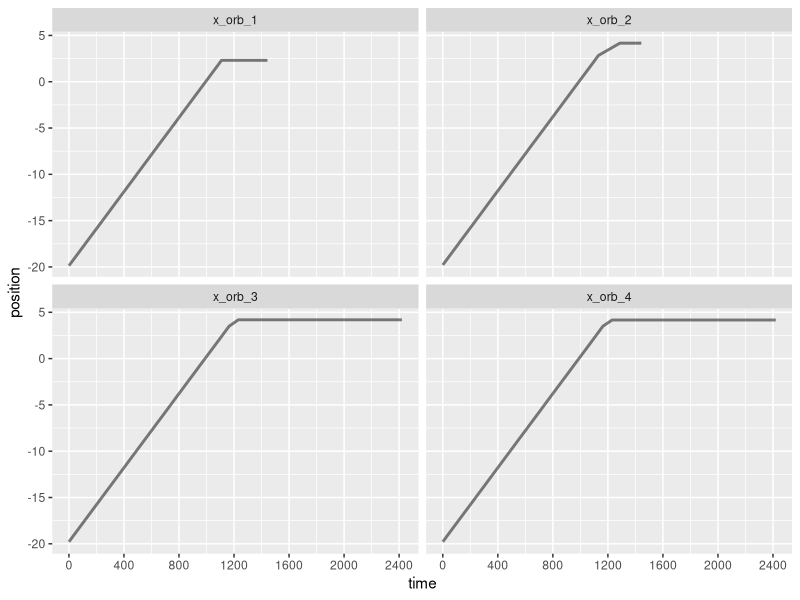
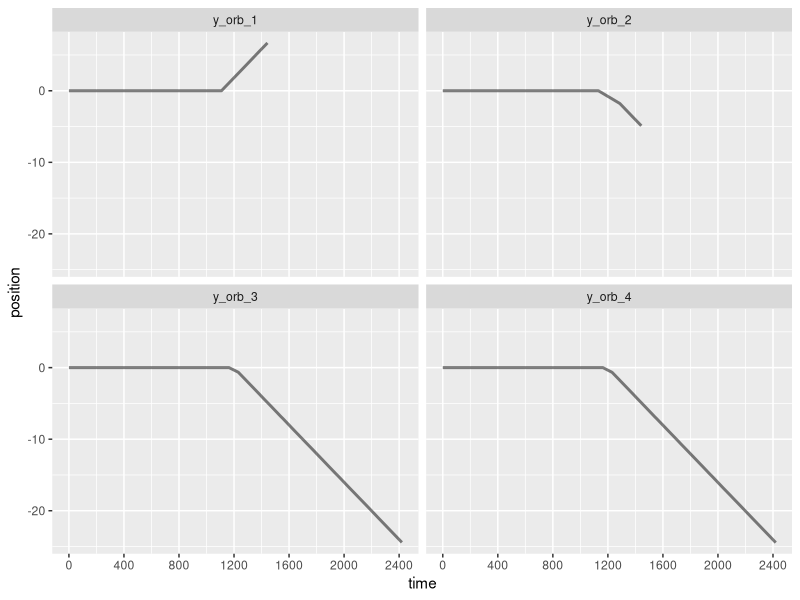
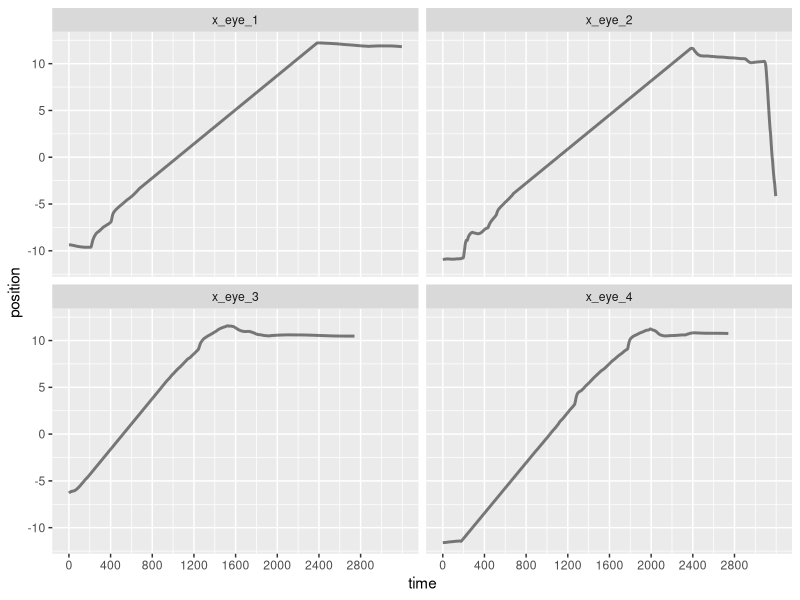
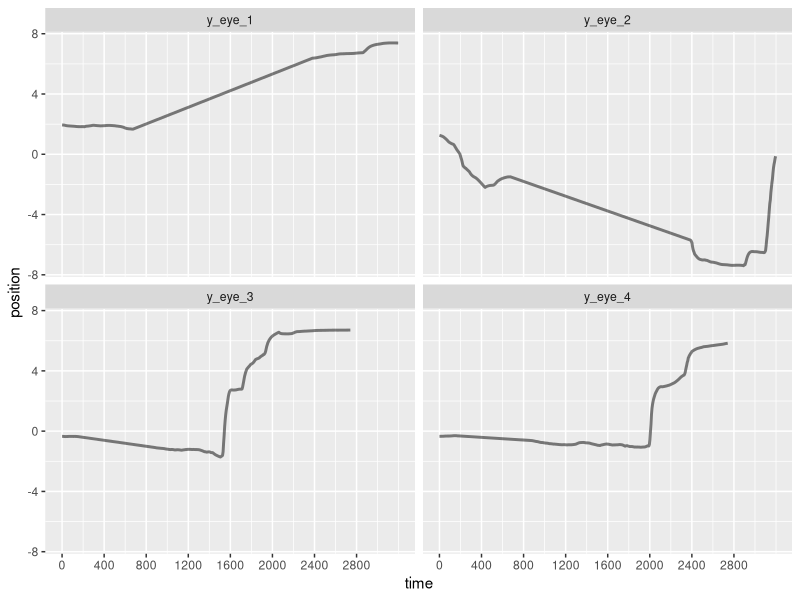
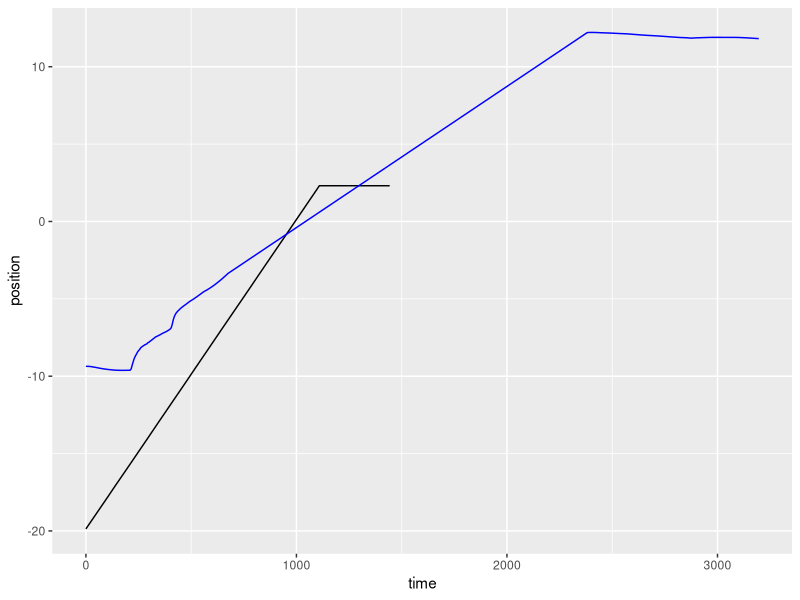
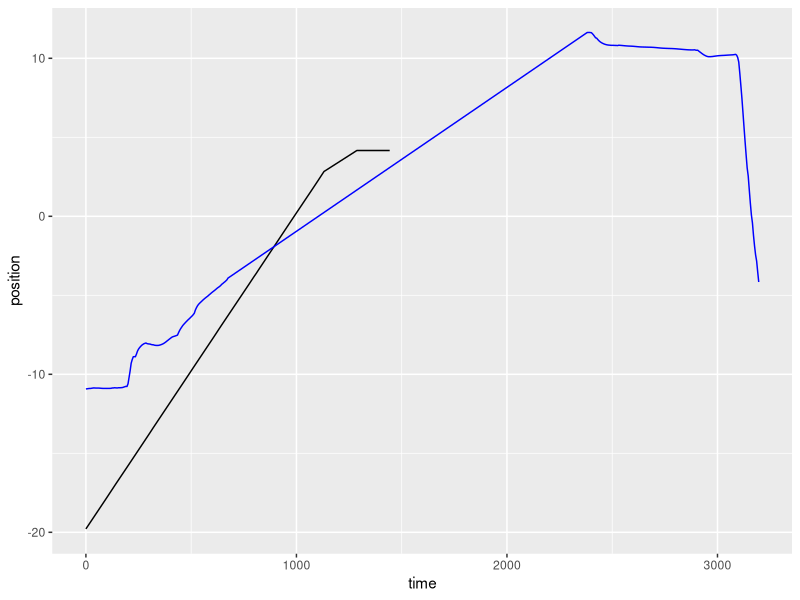
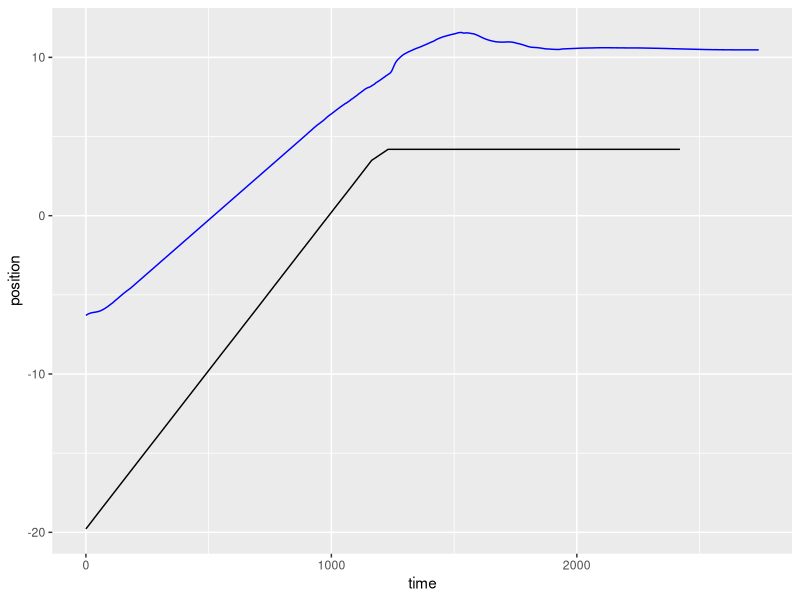
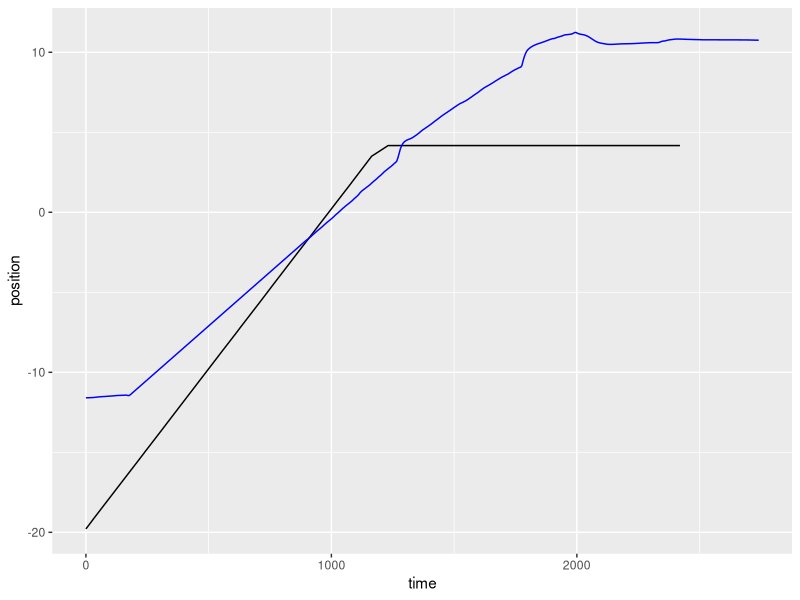

R code for these plots, in order:
## ---- chunk 1
knitr::opts_chunk$set(echo = FALSE)
library(ggplot2)
library(dplyr)
library(stringr)
library(gridExtra)
library(tidyverse)
## ---- chunk 2
# reading in orb paths, total of 4 trials
test1 <- read.csv("out1.csv")
test2 <- read.csv("out2.csv")
test3 <- read.csv("out3.csv")
test4 <- read.csv("out4.csv")

# cleaning time, NAs, and column names for all tests
test1 <- test1 %>%
  rename(time = time..milliseconds., x_orb = x, y_orb = y) %>%
  mutate(time = time - 1683838535169) %>%
  na.omit
test2 <- test2 %>%
  rename(time = time..milliseconds., x_orb = x, y_orb = y) %>%
  mutate(time = time - 1683838513081) %>%
  na.omit
test3 <- test3 %>%
  rename(time = time..milliseconds., x_orb = x, y_orb = y) %>%
  mutate(time = time - 1683838516303) %>%
  na.omit
test4 <- test4 %>%
  rename(time = time..milliseconds., x_orb = x, y_orb = y) %>%
  mutate(time = time - 1683838519481) %>%
  na.omit

# joining all tests togehter
tests12 <- test1 %>%
  inner_join(test2, by = "time", suffix = c("_1", "_2")) 
tests34 <- test3 %>%
  inner_join(test4, by = "time", suffix = c("_3", "_4"))

joined_tests <- tests12 %>%
  full_join(tests34, by = "time")

# reformatting for graphing later
reformatted <- joined_tests %>%
  pivot_longer(cols = c(2:9), names_to = "test", values_to = "position")

# separating by x and y
x_paths <- reformatted %>%
  filter(str_detect(test, "x_")) %>%
  na.omit() 
y_paths <- reformatted %>%
  filter(str_detect(test, "y_")) %>%
  na.omit()

x_paths %>% 
  ggplot(aes(x = time, y = position)) + 
    geom_line(size = 1, alpha = 0.5) +
    scale_x_continuous(breaks = seq(0, 3000, by = 400)) +
    facet_wrap(~test)

y_paths %>%
  ggplot(aes(x = time, y = position)) + 
    geom_line(size = 1, alpha = 0.5) +
    scale_x_continuous(breaks = seq(0, 3000, by = 400)) +
    facet_wrap(~test)
## ---- chunk 3
eye1 <- read.csv("eyepath1.csv")
eye2 <- read.csv("eyepath2.csv")
eye3 <- read.csv("eyepath3.csv")
eye4 <- read.csv("eyepath4.csv")

# cleaning
eye1 <- eye1 %>%
  rename(time = time..milliseconds., x_eye = x, y_eye = y) %>%
  mutate(time = time - 1683837916324) %>%
  na.omit %>%
  select("time", "x_eye", "y_eye")
eye2 <- eye2 %>%
  rename(time = time..milliseconds., x_eye = x, y_eye = y) %>%
  mutate(time = time - 1683837920571) %>%
  na.omit  %>%
  select("time", "x_eye", "y_eye")
eye3 <- eye3 %>%
  rename(time = time..milliseconds., x_eye = x, y_eye = y) %>%
  mutate(time = time - 1683837924372 - 500) %>%
  na.omit  %>%
  select("time", "x_eye", "y_eye")
eye4 <- eye4 %>%
  rename(time = time..milliseconds., x_eye = x, y_eye = y) %>%
  mutate(time = time - 1683837928418) %>%
  na.omit  %>%
  select("time", "x_eye", "y_eye")

# joining all tests togehter
eye12 <- eye1 %>%
  inner_join(eye2, by = "time", suffix = c("_1", "_2")) 
eye34 <- eye3 %>%
  inner_join(eye4, by = "time", suffix = c("_3", "_4"))

joined_eyes <- eye12 %>%
  full_join(eye34, by = "time")

# reformatting for graphing later
reformatted <- joined_eyes %>%
  pivot_longer(cols = c(2:9), names_to = "test", values_to = "position")

# separating by x and y
x_eyepaths <- reformatted %>%
  filter(str_detect(test, "x_")) %>%
  na.omit() 
y_eyepaths <- reformatted %>%
  filter(str_detect(test, "y_")) %>%
  na.omit()

x_eyepaths %>% 
  ggplot(aes(x = time, y = position)) + 
    geom_line(size = 1, alpha = 0.5) +
    scale_x_continuous(breaks = seq(0, 3000, by = 400)) +
    facet_wrap(~test)

y_eyepaths %>%
  ggplot(aes(x = time, y = position)) + 
    geom_line(size = 1, alpha = 0.5) +
    scale_x_continuous(breaks = seq(0, 3000, by = 400)) +
    facet_wrap(~test)
## ---- chunk 4
x_paths <- x_paths %>%
  mutate(test = str_sub(test, -1))
x_eyepaths <- x_eyepaths %>%
  mutate(test = str_sub(test, -1))

x_paths
x_eyepaths

x1<- x_paths %>%
  filter(test == "1")
xe1 <- x_eyepaths %>%
  filter(test == "1") 

x1 %>%
  ggplot(aes(x = time, y = position)) + 
   geom_line() +
   geom_line(data = xe1, color = "blue")

x2<- x_paths %>%
  filter(test == "2")
xe2 <- x_eyepaths %>%
  filter(test == "2")

x2 %>%
  ggplot(aes(x = time, y = position)) + 
   geom_line() +
   geom_line(data = xe2, color = "blue")

x3<- x_paths %>%
  filter(test == "3")
xe3 <- x_eyepaths %>%
  filter(test == "3") 

x3 %>%
  ggplot(aes(x = time, y = position)) + 
   geom_line() +
   geom_line(data = xe3, color = "blue")

x4<- x_paths %>%
  filter(test == "4")
xe4 <- x_eyepaths %>%
  filter(test == "4")

x4 %>%
  ggplot(aes(x = time, y = position)) + 
   geom_line() +
   geom_line(data = xe4, color = "blue")


